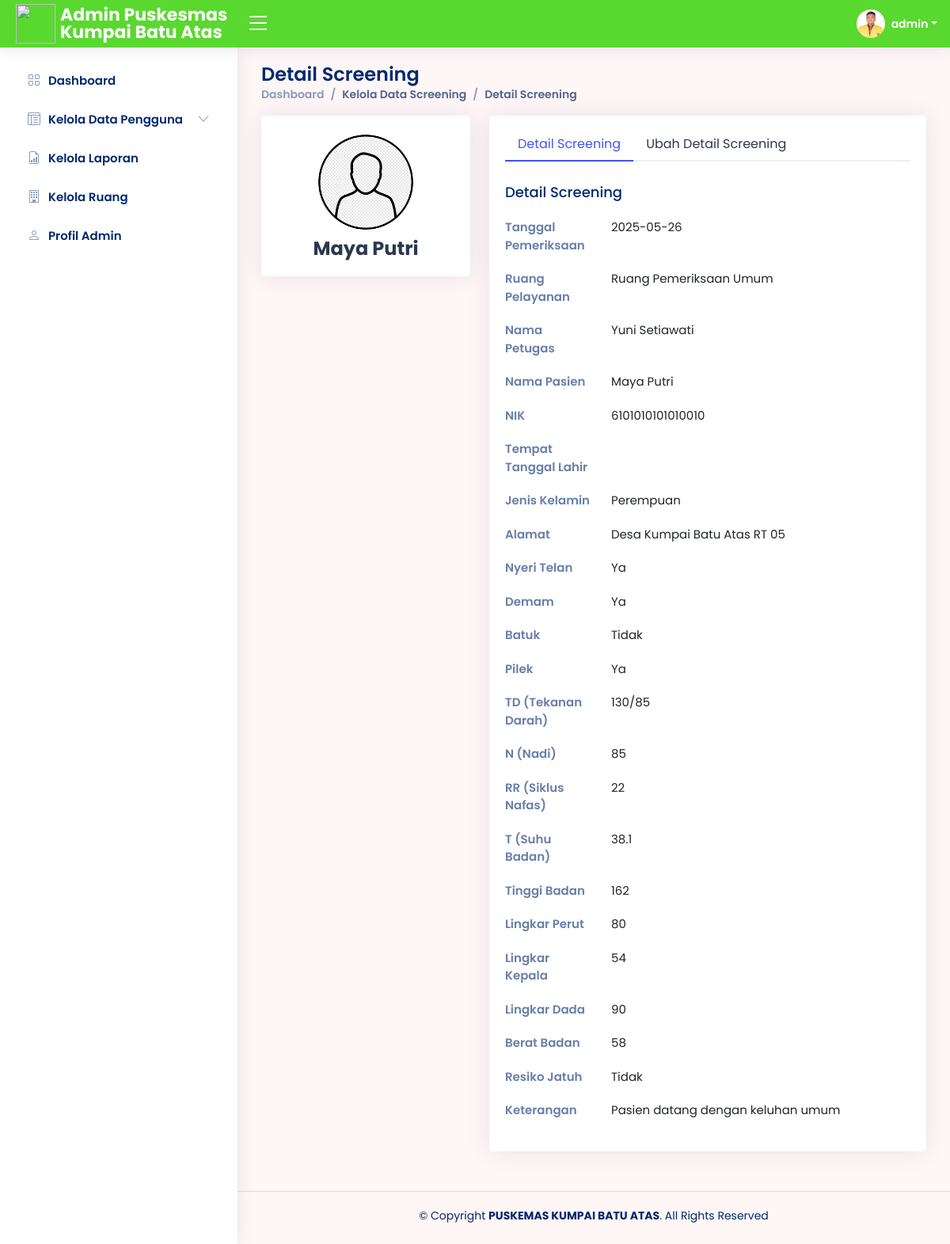
The page /adm/Kelola_Screening/detail-screening.php?id_rm=16 (signed in) on the database its author committed.
### tables this page shows
CREATE TABLE `rekam_medis` (
  `id_rm` bigint(20) NOT NULL,
  `id_ruang` bigint(20) NOT NULL,
  `nip_petugas` bigint(20) NOT NULL,
  `nik_pasien` bigint(20) NOT NULL,
  `tgl_pemeriksaan` date NOT NULL,
  `waktu_pemeriksaan` time NOT NULL DEFAULT current_timestamp(),
  `sakit` varchar(100) NOT NULL,
  `nyeri_telan` enum('','Ya','Tidak') NOT NULL,
  `demam` enum('','Ya','Tidak') NOT NULL,
  `batuk` enum('','Ya','Tidak') NOT NULL,
  `pilek` enum('','Ya','Tidak') NOT NULL,
  `tekanan_darah` varchar(100) NOT NULL,
  `nadi` varchar(100) NOT NULL,
  `siklus_nafas` varchar(100) NOT NULL,
  `suhu_badan` varchar(100) NOT NULL,
  `resiko_jatuh` enum('','Ya','Tidak') NOT NULL,
  `keterangan_screening` varchar(100) NOT NULL,
  `status_screening` varchar(50) DEFAULT 'Belum Diperiksa',
  `status_dokter` varchar(50) DEFAULT 'Belum Diperiksa',
  `nip_dokter` bigint(20) NOT NULL,
  `ICD_10` varchar(50) NOT NULL,
  `nama_penyakit` varchar(100) NOT NULL,
  `keterangan_hasil` varchar(200) NOT NULL,
  `umur` int(10) NOT NULL
);

CREATE TABLE `pasien` (
  `nik_pasien` bigint(20) NOT NULL,
  `bpjs` varchar(50) NOT NULL,
  `rm` int(10) NOT NULL,
  `nama_pasien` varchar(100) NOT NULL,
  `foto_pasien` text DEFAULT 'default.png',
  `jk_pasien` enum('','Laki-Laki','Perempuan') NOT NULL,
  `agama_pasien` enum('','Islam','Kristen','Katolik','Hindu','Buddha','Khonghucu') NOT NULL,
  `status_pernikahan_pasien` enum('','Sudah Menikah','Belum Menikah','Janda/Duda') NOT NULL,
  `alamat_pasien` varchar(100) NOT NULL,
  `no_hp_pasien` varchar(50) NOT NULL,
  `password_pasien` varchar(50) NOT NULL,
  `pekerjaan_pasien` varchar(100) NOT NULL,
  `riwayat_alergi_pasien` varchar(100) NOT NULL,
  `tinggi_badan` varchar(10) NOT NULL,
  `lingkar_perut` varchar(10) NOT NULL,
  `lingkar_kepala` varchar(10) NOT NULL,
  `lingkar_dada` varchar(10) NOT NULL,
  `berat_badan` varchar(10) NOT NULL,
  `tempat_lahir_pasien` varchar(50) NOT NULL,
  `tgl_lahir_pasien` date NOT NULL
);

CREATE TABLE `ruang` (
  `id_ruang` bigint(20) NOT NULL,
  `nama_ruang` varchar(100) NOT NULL,
  `tipe_ruang` enum('pelayanan','internal') NOT NULL DEFAULT 'pelayanan'
);

CREATE TABLE `petugas` (
  `nip_petugas` bigint(20) NOT NULL,
  `id_ruang` bigint(20) NOT NULL,
  `nama_petugas` varchar(100) NOT NULL,
  `foto_petugas` text NOT NULL,
  `jk_petugas` enum('Laki-Laki','Perempuan') NOT NULL,
  `agama_petugas` enum('Islam','Kristen','Katolik','Hindu','Buddha','Khonghucu') NOT NULL,
  `alamat_petugas` varchar(100) NOT NULL,
  `no_hp_petugas` varchar(100) NOT NULL,
  `password_petugas` varchar(100) NOT NULL,
  `status_pernikahan_petugas` enum('Sudah Menikah','Belum Menikah','Janda/Duda') NOT NULL,
  `tempat_lahir_petugas` varchar(50) NOT NULL,
  `tgl_lahir_petugas` date NOT NULL
);

### adm/Kelola_Screening/detail-screening.php (the view, shortened to what this page needs)
<?php
require 'function-screening.php';
$detail = $_GET["id_rm"];
?>
<!DOCTYPE html>
<html lang="en">
<head>
    <?php
    include '../link.php';
    ?>
</head>
<body>
    <?php
    include '../header.php';
    include '../siderbar.php';
    ?>
    <main id="main" class="main">
        <div class="pagetitle">
            <h1>Detail Screening</h1>
            <nav>
                <ol class="breadcrumb">
                    <li class="breadcrumb-item"><a href="../Dashboard/index.php">Dashboard</a></li>
                    <li class="breadcrumb-item active">Kelola Data Screening</li>
                    <li class="breadcrumb-item active">Detail Screening</li>
                </ol>
            </nav>
        </div>
        <?php
        $tampilscreening = mysqli_query($conn, "SELECT * FROM rekam_medis a left join pasien b on a.nik_pasien=b.nik_pasien
        left join ruang c on a.id_ruang=c.id_ruang left join petugas d on a.nip_petugas=d.nip_petugas WHERE id_rm = '$detail' ");
        while ($data = mysqli_fetch_array($tampilscreening)) {
            $tgl_pemeriksaan  = $data['tgl_pemeriksaan'];
            $nik_pasien  = $data['nik_pasien'];
            $nama_ruang = $data['nama_ruang'];
            $nama_petugas = $data['nama_petugas'];
            $nyeri_telan = $data['nyeri_telan'];
            $demam = $data['demam'];
            $batuk = $data['batuk'];
            $pilek = $data['pilek'];
            $tekanan_darah = $data['tekanan_darah'];
            $nadi = $data['nadi'];
            $siklus_nafas = $data['siklus_nafas'];
            $suhu_badan = $data['suhu_badan'];
            $tinggi_badan = $data['tinggi_badan'];
            $lingkar_perut = $data['lingkar_perut'];
            $lingkar_kepala = $data['lingkar_kepala'];
            $lingkar_dada = $data['lingkar_dada'];
            $berat_badan = $data['berat_badan'];
            $resiko_jatuh = $data['resiko_jatuh'];
            $keterangan_screening = $data['keterangan_screening'];
            $nama_pasien = $data['nama_pasien'];
            $ttl_pasien = $data['ttl_pasien'];
            $jk_pasien = $data['jk_pasien'];
            $alamat_pasien = $data['alamat_pasien'];
        ?>
            <section class="section profile">
                <div class="row">
                    <div class="col-xl-4">
                        <div class="card">
                            <div class="card-body profile-card pt-4 d-flex flex-column align-items-center">
                                <img src="../Kelola_Pasien/img/<?php echo $data['foto_pasien']; ?>" alt="<?php echo $data['foto_pasien']; ?>" class="rounded-circle">
                                <h2><?php echo $data['nama_pasien']; ?></h2>
                            </div>
                        </div>
                    </div>
                    <div class="col-xl-8">
                        <div class="card">
                            <div class="card-body pt-3">
                                <ul class="nav nav-tabs nav-tabs-bordered">
                                    <li class="nav-item">
                                        <button class="nav-link active" data-bs-toggle="tab" data-bs-target="#profile-overview">Detail Screening</button>
                                    </li>
                                    <li class="nav-item">
                                        <button class="nav-link" data-bs-toggle="tab" data-bs-target="#profile-edit">Ubah Detail Screening</button>
                                    </li>
                                </ul>
                                <div class="tab-content pt-2">
                                    <div class="tab-pane fade show active profile-overview" id="profile-overview">
                                        <h5 class="card-title">Detail Screening</h5>
                                        <div class="row">
                                            <div class="col-lg-3 col-md-4 label ">Tanggal Pemeriksaan</div>
                                            <div class="col-lg-9 col-md-8"><?= $tgl_pemeriksaan; ?></div>
                                        </div>
                                        <div class="row">
                                            <div class="col-lg-3 col-md-4 label ">Ruang Pelayanan</div>
                                            <div class="col-lg-9 col-md-8"><?= $nama_ruang; ?></div>
                                        </div>
                                        <div class="row">
                                            <div class="col-lg-3 col-md-4 label ">Nama Petugas</div>
                                            <div class="col-lg-9 col-md-8"><?= $nama_petugas; ?></div>
                                        </div>
                                        <div class="row">
                                            <div class="col-lg-3 col-md-4 label ">Nama Pasien</div>
                                            <div class="col-lg-9 col-md-8"><?= $nama_pasien; ?></div>
                                        </div>
                                        <div class="row">
                                            <div class="col-lg-3 col-md-4 label ">NIK</div>
                                            <div class="col-lg-9 col-md-8"><?= $nik_pasien; ?></div>
                                        </div>
                                        <div class="row">
                                            <div class="col-lg-3 col-md-4 label ">Tempat Tanggal Lahir</div>
                                            <div class="col-lg-9 col-md-8"><?= $ttl_pasien; ?></div>
                                        </div>
                                        <div class="row">
                                            <div class="col-lg-3 col-md-4 label ">Jenis Kelamin</div>
                                            <div class="col-lg-9 col-md-8"><?= $jk_pasien; ?></div>
                                        </div>
                                        <div class="row">
                                            <div class="col-lg-3 col-md-4 label ">Alamat</div>
                                            <div class="col-lg-9 col-md-8"><?= $alamat_pasien; ?></div>
                                        </div>
                                        <div class="row">
                                            <div class="col-lg-3 col-md-4 label ">Nyeri Telan</div>
                                            <div class="col-lg-9 col-md-8"><?= $nyeri_telan; ?></div>
                                        </div>
                                        <div class="row">
                                            <div class="col-lg-3 col-md-4 label ">Demam</div>
                                            <div class="col-lg-9 col-md-8"><?= $demam; ?></div>
                                        </div>
                                        <div class="row">
                                            <div class="col-lg-3 col-md-4 label ">Batuk</div>
                                            <div class="col-lg-9 col-md-8"><?= $batuk; ?></div>
                                        </div>
                                        <div class="row">
                                            <div class="col-lg-3 col-md-4 label ">Pilek</div>
                                            <div class="col-lg-9 col-md-8"><?= $pilek; ?></div>
                                        </div>
                                        <div class="row">
                                            <div class="col-lg-3 col-md-4 label ">TD (Tekanan Darah)</div>
                                            <div class="col-lg-9 col-md-8"><?= $tekanan_darah; ?></div>
                                        </div>
                                        <div class="row">
                                            <div class="col-lg-3 col-md-4 label ">N (Nadi)</div>
                                            <div class="col-lg-9 col-md-8"><?= $nadi; ?></div>
                                        </div>
                                        <div class="row">
                                            <div class="col-lg-3 col-md-4 label ">RR (Siklus Nafas)</div>
                                            <div class="col-lg-9 col-md-8"><?= $siklus_nafas; ?></div>
                                        </div>
                                        <div class="row">
                                            <div class="col-lg-3 col-md-4 label ">T (Suhu Badan)</div>
                                            <div class="col-lg-9 col-md-8"><?= $suhu_badan; ?></div>
                                        </div>
                                        <div class="row">
                                            <div class="col-lg-3 col-md-4 label ">Tinggi Badan</div>
                                            <div class="col-lg-9 col-md-8"><?= $tinggi_badan; ?></div>
                                        </div>
                                        <div class="row">
                                            <div class="col-lg-3 col-md-4 label ">Lingkar Perut</div>
                                            <div class="col-lg-9 col-md-8"><?= $lingkar_perut; ?></div>
                                        </div>
                                        <div class="row">
                                            <div class="col-lg-3 col-md-4 label ">Lingkar Kepala</div>
                                            <div class="col-lg-9 col-md-8"><?= $lingkar_kepala; ?></div>
                                        </div>
                                        <div class="row">
                                            <div class="col-lg-3 col-md-4 label ">Lingkar Dada</div>
                                            <div class="col-lg-9 col-md-8"><?= $lingkar_dada; ?></div>
                                        </div>
                                        <div class="row">
                                            <div class="col-lg-3 col-md-4 label ">Berat Badan</div>
                                            <div class="col-lg-9 col-md-8"><?= $berat_badan; ?></div>
                                        </div>
                                        <div class="row">
                                            <div class="col-lg-3 col-md-4 label ">Resiko Jatuh</div>
                                            <div class="col-lg-9 col-md-8"><?= $resiko_jatuh; ?></div>
                                        </div>
                                        <div class="row">
                                            <div class="col-lg-3 col-md-4 label ">Keterangan</div>
                                            <div class="col-lg-9 col-md-8"><?= $keterangan_screening; ?></div>
                                        </div>
                                    </div>
                                </div>
                            </div>
                        </div>
                    </div>
            </section>
        <?php
        };
        ?>
    </main>
    <?php
    include '../footer.php';
    ?>
</body>
</html>

### adm/header.php (shortened to what this page needs)
<?php
include "../../koneksi.php";
?>
<header id="header" class="header fixed-top d-flex align-items-center">
  <div class="d-flex align-items-center justify-content-between">
    <a href="index.php" class="logo d-flex align-items-center">
      <img src="../img/logo_pkm.jpg" width="50" height="50">
      <span class="d-none d-lg-block">Admin Puskesmas Kumpai Batu Atas</span>
    </a>
    <i class="bi bi-list toggle-sidebar-btn collapsed"></i>
  </div>
  <nav class="header-nav ms-auto">
    <?php
    $id_adm = $_SESSION['admin_id'];
    $tampiladmin = mysqli_query($conn, "SELECT * FROM admin WHERE id_admin='$id_adm'");
    while ($data = mysqli_fetch_array($tampiladmin)) :
    ?>
      <ul class="d-flex align-items-center">
        <li class="nav-item dropdown pe-3">
          <a class="nav-link nav-profile d-flex align-items-center pe-0" href="#" data-bs-toggle="dropdown">
            <img src="../Profil_Admin/img/<?php echo $data['foto_admin']; ?>" alt="<?php echo $data['foto_admin']; ?>" class="rounded-circle">
            <span class="d-none d-md-block dropdown-toggle ps-2"><?php echo $data['username_admin']; ?></span>
          </a>
        </li>
      </ul>
    <?php
    endwhile;
    ?>
  </nav>
</header>

### rows shown on the page
rekam_medis: pasien.foto_pasien (placeholder picture), pasien.nama_pasien "Maya Putri", tgl_pemeriksaan "2025-05-26", id_ruang.nama_ruang "Ruang Pemeriksaan Umum", petugas.nama_petugas "Yuni Setiawati", pasien.nik_pasien "6101010101010010", pasien.jk_pasien "Perempuan", pasien.alamat_pasien "Desa Kumpai Batu Atas RT 05", nyeri_telan "Ya", demam "Ya", batuk "Tidak", pilek "Ya", tekanan_darah "130/85", nadi "85", siklus_nafas "22", suhu_badan "38.1", pasien.tinggi_badan "162", pasien.lingkar_perut "80", pasien.lingkar_kepala "54", pasien.lingkar_dada "90", pasien.berat_badan "58", resiko_jatuh "Tidak", keterangan_screening "Pasien datang dengan keluhan umum"

### other values the page prints
$data['username_admin'] "admin"
